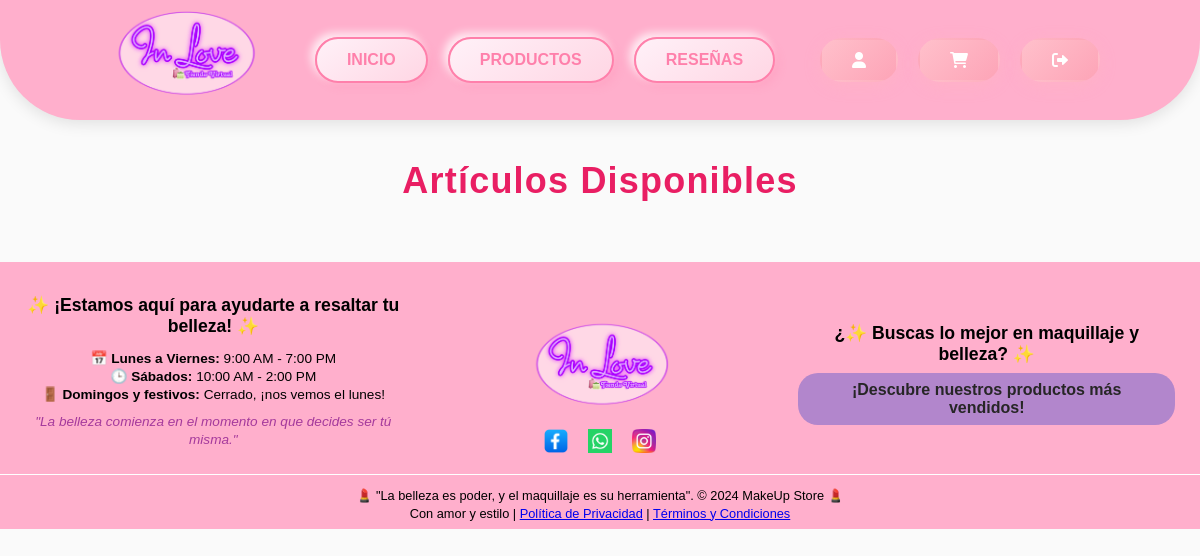
The page /articulos2/ on the database as committed earlier.
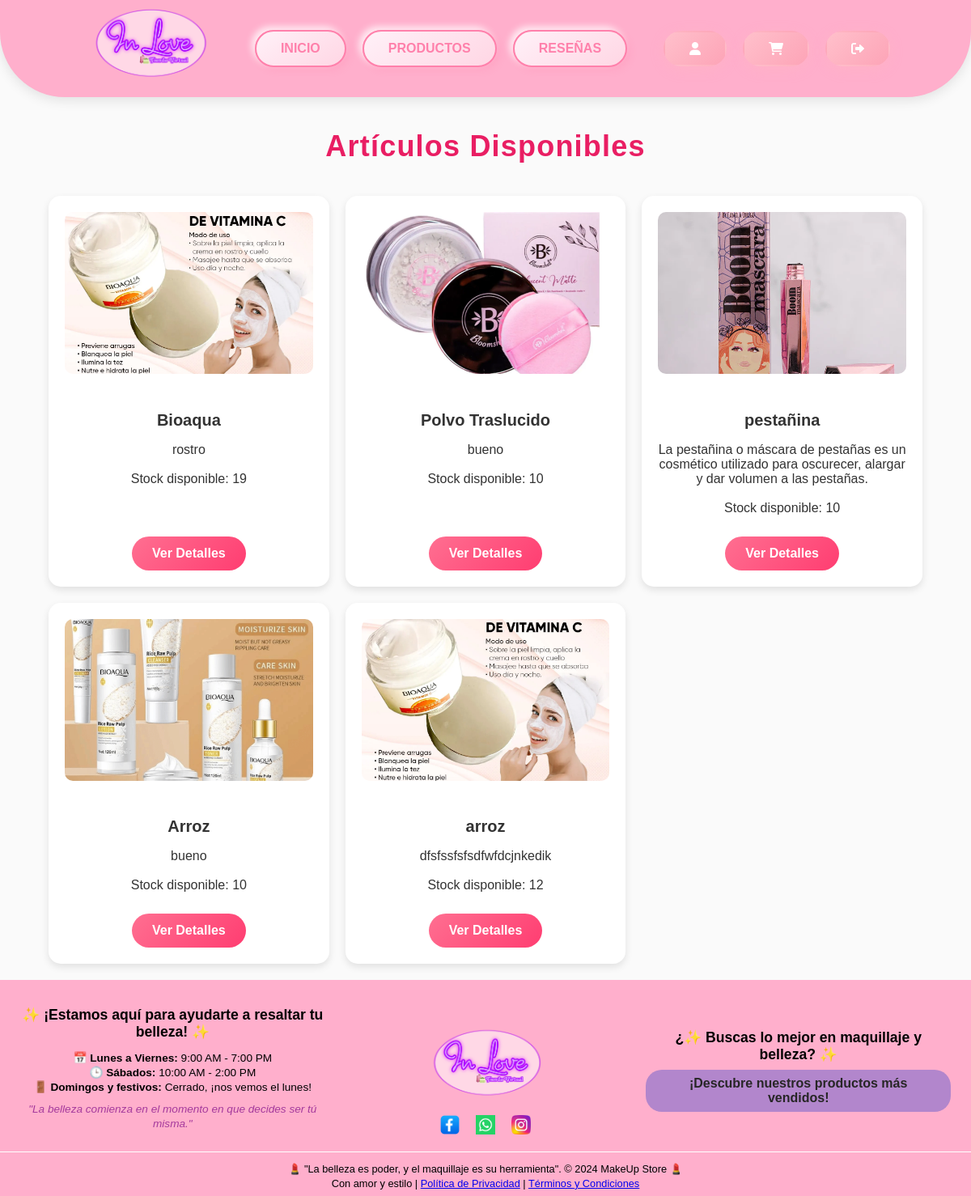
The same page on the database as committed later.
### love/models.py (models this page shows, shortened)
class Articulos(models.Model):
    nombre = models.CharField(max_length=200)
    descripcion = models.TextField()
    precio = models.DecimalField(max_digits=10, decimal_places=2)
    stock = models.PositiveIntegerField()
    imagen = models.ImageField(upload_to='articulos/', blank=True, null=True)

### love/views.py (the view)
# urls.py: path('articulos2/', views.articulos2, name='articulos2'),
def articulos2(request):
    productos2_disponibles = Articulos.objects.filter(stock__gt=0)  # Solo artículos con stock disponible
    return render(request, 'tienda/articulos2.html', {'productos2': productos2_disponibles})

### love/templates/tienda/articulos2.html (shortened to what this page needs)
<!DOCTYPE html>
<html lang="es">
<head>
    {% load static %}
    <link rel="stylesheet" href="{% static 'productos/css/style.css' %}">
    <link rel="stylesheet" href="https://cdnjs.cloudflare.com/ajax/libs/font-awesome/6.0.0-beta3/css/all.min.css">
</head>
<body>
    <header>
        <div class="logo">
            <img src="/love/static/productos/images/inloveimag.png" alt="MakeUp Store Logo">
        </div>
        <nav>
            <a href="{% url 'index' %}">INICIO</a>
            <a href="{% url 'articulos2' %}">PRODUCTOS</a>
            <a href="{% url 'reseñas' %}">RESEÑAS</a>
        </nav>
        <div class="contact-info">
            <a href="{% url 'profile' %}" class="contact-button">
                <i class="fas fa-user"></i>
            </a>
            <a href="{% url 'carrito' %}" class="contact-button">
                <i class="fas fa-shopping-cart"></i>
            </a>
                <a href="#" class="contact-button" onclick="confirmExit()">
                <i class="fas fa-sign-out-alt"></i>
            </a>
        </div>
    </header>
<h1>Artículos Disponibles</h1>
<div class="articulos">
    {% for producto2 in productos2 %}
    <div class="articulo">
        <div class="articulo-imagen">
            {% if producto2.imagen %}
                <img src="{{ producto2.imagen.url }}" alt="{{ producto2.nombre }}">
            {% else %}
                <img src="{% static 'productos/images/default-articulo.jpg' %}" alt="Imagen por defecto">
            {% endif %}
        </div>
        <div class="articulo-info">
            <h2>{{ producto2.nombre }}</h2>
            <p>{{ producto2.descripcion }}</p>
            <p>Stock disponible: {{ producto2.stock }}</p>
        </div>
            <div class="boton-comprar">
                <a href="#" onclick="abrirModal(
                    '{{ producto2.nombre|escapejs }}',
                    '{{ producto2.descripcion|escapejs }}',
                    {{ producto2.precio }},
                    {{ producto2.stock }}
                )">
                    Ver Detalles
                </a>
           </div>
        </div>
        {% endfor %}
    </div>
    <footer>
        <div class="footer-container">
            <div class="footer-section">
                <h3>✨ ¡Estamos aquí para ayudarte a resaltar tu belleza! ✨</h3>
                <p>📅 <strong>Lunes a Viernes:</strong> 9:00 AM - 7:00 PM<br>
                    🕒 <strong>Sábados:</strong> 10:00 AM - 2:00 PM<br>
                    🚪 <strong>Domingos y festivos:</strong> Cerrado, ¡nos vemos el lunes!</p>
                <p class="beauty-quote">"La belleza comienza en el momento en que decides ser tú misma."</p>
            </div>
            <div class="footer-section">
                <h3><img src="/love/static/productos/images/inloveimag.png" alt="Logo"></h3>
                <div class="social-icons">
                    <a href="https://www.facebook.com/profile.php?id=100075849161928&mibextid=ZbWKwL"><img src="{% static 'productos/images/faceb.png' %}" alt="Facebook"></a>
                    <a href="https://wa.me/573053914537"><img src="{% static 'productos/images/whats.png' %}" alt="WhatsApp"></a>
                    <a href="https://www.instagram.com/inlove.tiendavirtual/profilecard/?igsh=ajg2Mmo3bDl6eDcy"><img src="{% static 'productos/images/insta.png' %}" alt="Instagram"></a>
                </div>
            </div>
            <div class="footer-section contact-us">
                <h3>¿✨ Buscas lo mejor en maquillaje y belleza? ✨</h3>
                <a href="{% url 'articulos2' %}" class="btn-contact">¡Descubre nuestros productos más vendidos!</a>
            </div>
        </div>
        <div class="footer-bottom">
            <p>💄 "La belleza es poder, y el maquillaje es su herramienta". © 2024 MakeUp Store 💄</p>
            <p>Con amor y estilo | <a href="#">Política de Privacidad</a> | <a href="#">Términos y Condiciones</a></p>
        </div>
    </footer>
</body>
</html>

Rows that differ between the two databases and show on the page:
added Articulos: imagen (picture), nombre "Bioaqua", descripcion "rostro", stock "19"
added Articulos: imagen (picture), nombre "Polvo Traslucido", descripcion "bueno", stock "10"
added Articulos: imagen (picture), nombre "pestañina", descripcion "La pestañina o máscara de pestañas es un cosmético utilizado para oscurecer, alargar y dar volumen a las pestañas.", stock "10"
added Articulos: imagen (picture), nombre "Arroz", descripcion "bueno", stock "10"
added Articulos: imagen (picture), nombre "arroz", descripcion "dfsfssfsfsdfwfdcjnkedik", stock "12"
